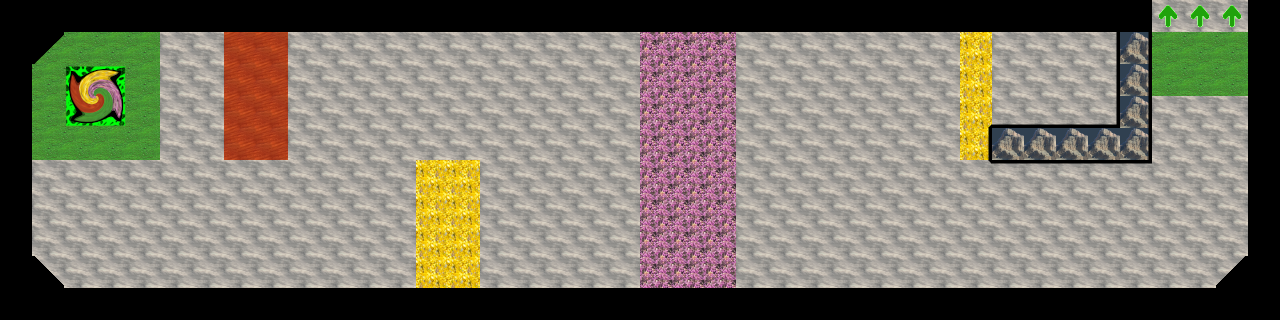

This is a level from a 2D game, rendered from its Tiled map with the project's own tilesets. A one-line summary and the complete map file follow:
An orthogonal 40x10 tile map with 32x32 px tiles, 2 tile layers (grass, water) and 17 objects.

<map version="1.2" tiledversion="1.3.2" orientation="orthogonal" renderorder="right-down" compressionlevel="0" width="40" height="10" tilewidth="32" tileheight="32" infinite="0" nextlayerid="9" nextobjectid="18">
 <tileset firstgid="1" name="ground_set" tilewidth="32" tileheight="32" tilecount="256" columns="16">
  <image source="../img/board/ground_set.png" width="512" height="512" />
 </tileset>
 <layer id="2" name="grass" width="40" height="10">
  <data encoding="csv">
0,0,0,0,0,0,0,0,0,0,0,0,0,0,0,0,0,0,0,0,0,0,0,0,0,0,0,0,0,0,0,0,0,0,0,0,21,21,21,0,
0,121,24,24,24,21,21,66,66,21,21,21,21,21,21,21,21,21,21,21,69,69,69,21,21,21,21,21,21,21,131,21,21,21,21,87,24,24,24,0,
0,24,24,24,24,21,21,66,66,21,21,21,21,21,21,21,21,21,21,21,69,69,69,21,21,21,21,21,21,21,131,21,21,21,21,87,24,24,24,0,
0,24,24,24,24,21,21,66,66,21,21,21,21,21,21,21,21,21,21,21,69,69,69,21,21,21,21,21,21,21,131,21,21,21,21,87,21,21,21,0,
0,24,24,24,24,21,21,66,66,21,21,21,21,21,21,21,21,21,21,21,69,69,69,21,21,21,21,21,21,21,131,21,21,21,21,87,21,21,21,0,
0,21,21,21,21,21,21,21,21,21,21,21,21,131,131,21,21,21,21,21,69,69,69,21,21,21,21,21,21,21,21,21,21,21,21,21,21,21,21,0,
0,21,21,21,21,21,21,21,21,21,21,21,21,131,131,21,21,21,21,21,69,69,69,21,21,21,21,21,21,21,21,21,21,21,21,21,21,21,21,0,
0,21,21,21,21,21,21,21,21,21,21,21,21,131,131,21,21,21,21,21,69,69,69,21,21,21,21,21,21,21,21,21,21,21,21,21,21,21,21,0,
0,104,21,21,21,21,21,21,21,21,21,21,21,131,131,21,21,21,21,21,69,69,69,21,21,21,21,21,21,21,21,21,21,21,21,21,21,21,103,0,
0,0,0,0,0,0,0,0,0,0,0,0,0,0,0,0,0,0,0,0,0,0,0,0,0,0,0,0,0,0,0,0,0,0,0,0,0,0,0,0
</data>
 </layer>
 <objectgroup id="3" name="obstacle">
  <object id="1" x="0" y="0">
   <polygon points="0,0 0,64 32,64 64,32 64,0" />
  </object>
  <object id="2" x="0" y="64">
   <polygon points="0,0 32,0 32,192 0,192" />
  </object>
  <object id="3" x="0" y="256">
   <polygon points="0,0 32,0 64,32 64,64 0,64" />
  </object>
  <object id="4" x="64" y="288">
   <polygon points="0,0 1152,0 1152,32 0,32" />
  </object>
  <object id="5" x="1216" y="320">
   <polygon points="0,0 0,-32 32,-64 64,-64 64,0" />
  </object>
  <object id="6" x="1248" y="256">
   <polygon points="0,0 32,0 32,-256 32,-288 32,-320 0,-320" />
  </object>
  <object id="7" x="1280" y="-64">
   <polygon points="0,0 0,-32 -160,-32 -160,0" />
  </object>
  <object id="8" x="1120" y="-64">
   <polygon points="0,0 0,224 32,224 32,0" />
  </object>
  <object id="9" x="1120" y="160">
   <polygon points="0,0 -128,0 -128,-32 0,-32" />
  </object>
  <object id="10" x="1120" y="32">
   <polygon points="0,0 0,-32 -1056,-32 -1056,0" />
  </object>
 </objectgroup>
 <layer id="1" name="water" width="40" height="10">
  <data encoding="csv">
0,196,226,226,226,226,226,226,226,226,226,226,226,226,226,226,226,226,226,226,226,226,226,226,226,226,226,226,226,226,226,226,226,226,226,227,151,151,151,209,
196,215,0,0,0,0,0,0,0,0,0,0,0,0,0,0,0,0,0,0,0,0,0,0,0,0,0,0,0,0,131,0,0,0,211,211,0,0,0,209,
211,0,161,162,0,0,0,0,0,0,0,0,0,0,0,0,0,0,0,0,0,0,0,0,0,0,0,0,0,0,131,0,0,0,211,211,0,0,0,209,
211,0,177,178,0,0,0,0,0,0,0,0,0,0,0,0,0,0,0,0,0,0,0,0,0,0,0,0,0,0,196,226,226,226,227,211,0,0,0,209,
211,0,0,0,0,0,0,0,0,0,0,0,0,0,0,0,0,0,0,0,0,0,0,0,0,0,0,0,0,0,211,87,87,87,87,211,0,0,0,209,
211,0,0,0,0,0,0,0,0,0,0,0,0,0,0,0,0,0,0,0,0,0,0,0,0,0,0,0,0,0,212,194,194,194,194,194,0,0,0,209,
211,0,0,0,0,0,0,0,0,0,0,0,0,0,0,0,0,0,0,0,0,0,0,0,0,0,0,0,0,0,0,0,0,0,0,0,0,0,0,209,
211,0,0,0,0,0,0,0,0,0,0,0,0,0,0,0,0,0,0,0,0,0,0,0,0,0,0,0,0,0,0,0,0,0,0,0,0,0,0,209,
212,199,0,0,0,0,0,0,0,0,0,0,0,0,0,0,0,0,0,0,0,0,0,0,0,0,0,0,0,0,0,0,0,0,0,0,0,0,198,213,
0,212,194,194,194,194,194,194,194,194,194,194,194,194,194,194,194,194,194,194,194,194,194,194,194,194,194,194,194,194,194,194,194,194,194,194,194,194,213,0
</data>
 </layer>
 <objectgroup id="4" name="red">
  <object id="11" x="224" y="32">
   <polygon points="0,0 0,128 64,128 64,0" />
  </object>
 </objectgroup>
 <objectgroup id="5" name="yellow">
  <object id="12" x="416" y="160">
   <polygon points="0,0 64,0 64,128 0,128" />
  </object>
  <object id="14" x="960" y="32">
   <polygon points="0,0 0,128 32,128 32,0" />
  </object>
 </objectgroup>
 <objectgroup id="7" name="green">
  <object id="15" x="1152" y="32">
   <polygon points="0,0 0,64 96,64 96,0" />
  </object>
  <object id="17" x="32" y="32">
   <polygon points="0,0 128,0 128,128 0,128" />
  </object>
 </objectgroup>
 <objectgroup id="8" name="end">
  <object id="16" x="1152" y="0">
   <polygon points="0,0 0,16 96,16 96,0" />
  </object>
 </objectgroup>
 <objectgroup id="6" name="pink">
  <object id="13" x="640" y="32">
   <polygon points="0,0 96,0 96,256 0,256" />
  </object>
 </objectgroup>
</map>
